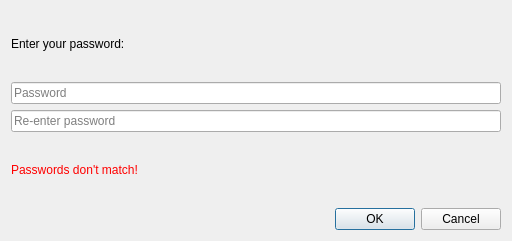
<?xml version="1.0" encoding="UTF-8"?>
<ui version="4.0">
 <class>PasswordDialog</class>
 <widget class="QDialog" name="PasswordDialog">
  <property name="geometry">
   <rect>
    <x>0</x>
    <y>0</y>
    <width>512</width>
    <height>241</height>
   </rect>
  </property>
  <property name="windowTitle">
   <string>Please enter your password</string>
  </property>
  <property name="windowIcon">
   <iconset theme="document-edit-encrypt" resource="../breeze-qownnotes.qrc">
    <normaloff>:/icons/breeze-qownnotes/16x16/document-edit-encrypt.svg</normaloff>:/icons/breeze-qownnotes/16x16/document-edit-encrypt.svg</iconset>
  </property>
  <layout class="QVBoxLayout" name="verticalLayout">
   <item>
    <widget class="QLabel" name="headlineLabel">
     <property name="text">
      <string>Enter your password:</string>
     </property>
    </widget>
   </item>
   <item>
    <widget class="PasswordLineEdit" name="passwordLineEdit">
     <property name="echoMode">
      <enum>QLineEdit::Password</enum>
     </property>
     <property name="placeholderText">
      <string>Password</string>
     </property>
    </widget>
   </item>
   <item>
    <widget class="PasswordLineEdit" name="passwordLineEdit2">
     <property name="echoMode">
      <enum>QLineEdit::Password</enum>
     </property>
     <property name="placeholderText">
      <string>Re-enter password</string>
     </property>
    </widget>
   </item>
   <item>
    <widget class="QLabel" name="errorLabel">
     <property name="styleSheet">
      <string notr="true">* { color: red }</string>
     </property>
     <property name="text">
      <string>Passwords don't match!</string>
     </property>
    </widget>
   </item>
   <item>
    <widget class="QDialogButtonBox" name="buttonBox">
     <property name="orientation">
      <enum>Qt::Horizontal</enum>
     </property>
     <property name="standardButtons">
      <set>QDialogButtonBox::Cancel|QDialogButtonBox::Ok</set>
     </property>
    </widget>
   </item>
  </layout>
 </widget>
 <customwidgets>
  <customwidget>
   <class>PasswordLineEdit</class>
   <extends>QLineEdit</extends>
   <header location="global">widgets/passwordlineedit.h</header>
  </customwidget>
 </customwidgets>
 <resources>
  <include location="../breeze-qownnotes.qrc"/>
 </resources>
 <connections>
  <connection>
   <sender>buttonBox</sender>
   <signal>accepted()</signal>
   <receiver>PasswordDialog</receiver>
   <slot>accept()</slot>
   <hints>
    <hint type="sourcelabel">
     <x>248</x>
     <y>254</y>
    </hint>
    <hint type="destinationlabel">
     <x>157</x>
     <y>274</y>
    </hint>
   </hints>
  </connection>
  <connection>
   <sender>buttonBox</sender>
   <signal>rejected()</signal>
   <receiver>PasswordDialog</receiver>
   <slot>reject()</slot>
   <hints>
    <hint type="sourcelabel">
     <x>316</x>
     <y>260</y>
    </hint>
    <hint type="destinationlabel">
     <x>286</x>
     <y>274</y>
    </hint>
   </hints>
  </connection>
 </connections>
</ui>
